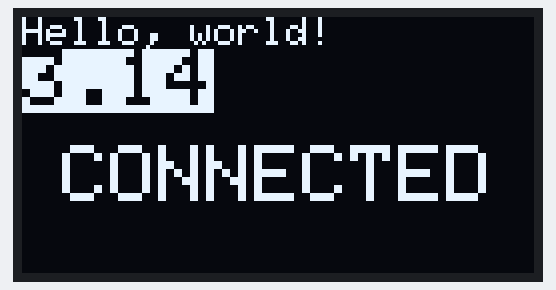
A sketch run on a simulated Arduino Uno, built with avr-gcc and run on an emulated ATmega328P. On the bench: 128×64 one-colour display. The display library's start-up logo is not drawn.

Above: at 4.1 s.

The sketch:

NODE_OLED_txt.ino
```cpp
#include <SPI.h>
#include <Wire.h>
#include <Adafruit_GFX.h>
#include <Adafruit_SSD1306.h>

#define OLED_RESET LED_BUILTIN
Adafruit_SSD1306 display(OLED_RESET);

#if (SSD1306_LCDHEIGHT != 64)
#error("Height incorrect, please fix Adafruit_SSD1306.h!");
#endif


static const unsigned char PROGMEM logo16_glcd_bmp[] =
{ B00000000, B11000000,
  B00000001, B11000000,
  B00000001, B11000000,
  B00000011, B11100000,
  B11110011, B11100000,
  B11111110, B11111000,
  B01111110, B11111111,
  B00110011, B10011111,
  B00011111, B11111100,
  B00001101, B01110000,
  B00011011, B10100000,
  B00111111, B11100000,
  B00111111, B11110000,
  B01111100, B11110000,
  B01110000, B01110000,
  B00000000, B00110000 };


void setup() {
  // put your setup code here, to run once:

  Serial.begin(9600);

  // by default, we'll generate the high voltage from the 3.3v line internally! (neat!)
  display.begin(SSD1306_SWITCHCAPVCC, 0x3C);  // initialize with the I2C addr 0x3D (for the 128x64)
  // init done

  // Show image buffer on the display hardware.
  // Since the buffer is intialized with an Adafruit splashscreen
  // internally, this will display the splashscreen.
  display.display();
  delay(2000);

  // Clear the buffer.
  display.clearDisplay();

  // draw a single pixel
  display.drawPixel(10, 10, WHITE);

  delay(2000);

  // Clear the buffer.
  display.clearDisplay();

   // text display tests
  display.setTextSize(1);
  display.setTextColor(WHITE);
  display.setCursor(0,0);
  display.println("Hello, world!");
  display.setTextSize(2);
  display.setTextColor(BLACK, WHITE); // 'inverted' text
  display.println(3.141592);
  display.setCursor(10,32);
  display.setTextSize(2.5);
  display.setTextColor(WHITE);
  /*display.print("0x");*/ display.println("CONNECTED");
  display.display();/*
  while(1){

         display.setCursor(10,32);
         display.setTextSize(2.5);
         display.setTextColor(WHITE);
         display.println("CONNECTED");
         display.display();
         delay(500);
         display.clearDisplay();
         display.display();
         delay(500);
  }
  display.clearDisplay();
  display.display();
  */
}

void loop() {
  // put your main code here, to run repeatedly:

}
```
